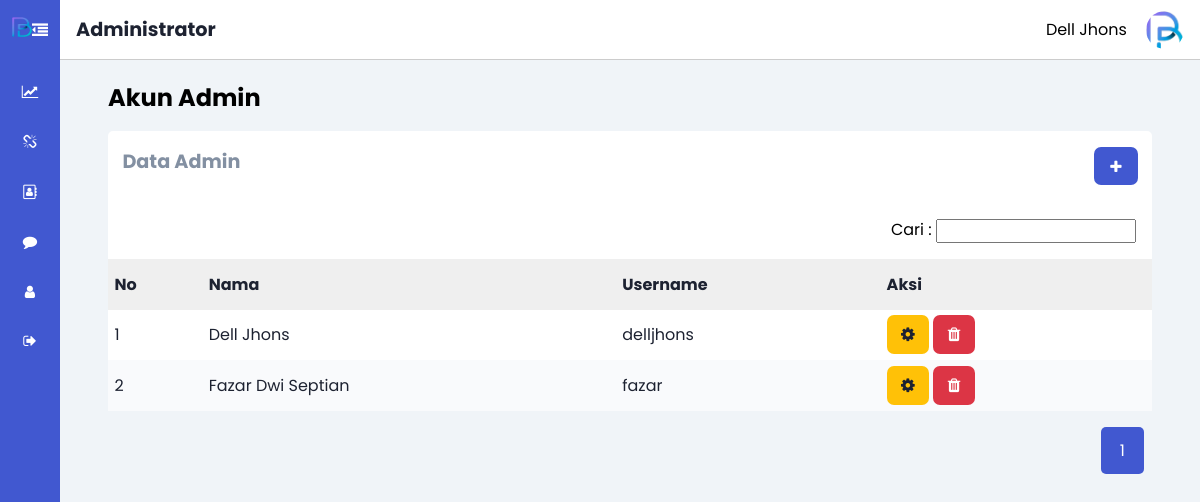
The app's page /content/admin/index.php?hal=account (signed in) with its own data.
### tables this page shows
CREATE TABLE `tbl_user_data` (
  `id_user` int(10) NOT NULL,
  `name_user` varchar(50) NOT NULL,
  `user_name` varchar(100) NOT NULL,
  `pass_user` varchar(100) NOT NULL
);

### content/admin/account/ac_read.php (the view, shortened to what this page needs)
<?php
    if (isset($_POST['search_account'])) {
        $search = $_POST['search_account'];
    }else {
        $search = "";
    }
    $data_search  = mysqli_query($conn, "SELECT * FROM tbl_user_data WHERE name_user LIKE '%$search%'");
    $data_page = 5;
    $data_all  = mysqli_num_rows($data_search);
    $a = ceil($data_all / $data_page);
    if (isset($_GET['page'])) {
        $page = $_GET['page'];
    }else{
        $page = 1;
    }
    $b = ($page * $data_page) - $data_page;
    $link = 3;
    if ($page > $link) {
        $star_number = $page - $link;
    }
    else{
        $star_number = 1;
    }
    if ($page < ($a - $link)) {
        $end_number = $page - $link;
    }
    else{
        $end_number = $a;
    }
    $data_page_hal = mysqli_query($conn, "SELECT * FROM tbl_user_data WHERE name_user LIKE '%$search%' LIMIT $b,$data_page");
?>
<h2 class="dashboard-title">Akun Admin</h2>
<div class="table-cards">
    <div class="table-card">
        <div class="name-crud">
            <h3>Data Admin</h3>
            <a href="?hal=account_create"><span class="fa fa-plus"></span></a>
        </div>
        <div class="search-table">
            <form action="?hal=category" method="post">
                <label for="search1">Cari :</label>
                <input type="search" name="search_account" id="search2" >
            </form>
        </div>
        <table>
            <thead>
                <tr>
                    <th>No</th>
                    <th>Nama</th>
                    <th>Username</th>
                    <th>Aksi</th>
                </tr>
            </thead>
            <tbody>
            <?php
            $no = 0 + $b;
            while ($data = mysqli_fetch_array($data_page_hal)) {
                $no++;
            ?>
                <tr>
                    <td><?= $no?></td>
                    <td><?= $data['name_user']?></td>
                    <td><?= $data['user_name']?></td>
                    <td>
                        <a href="?hal=account_update&id=<?= $data['id_user']?>" class="button-warning"><span class="fa fa-cog"></span></a>
                        <a href="?hal=account_delete&id=<?= $data['id_user']?>" class="button-delete"><span class="fa fa-trash"></span></a>
                    </td>
                </tr>
            <?php }?>
            </tbody>
        </table>
        <div class="pagination-admin">
            <?php for ($i=$star_number; $i <= $end_number; $i++) : ?>
                <?php if($page == $i) :?>
                <a href="?hal=account&page= <?php echo $i?>" class="active">
                    <?php echo $i?>
                </a>
                <?php else:?>
                <a href="?hal=account&page= <?php echo $i?>">
                    <?php echo $i?>
                </a>
                <?php endif;?>
            <?php endfor;?>
        </div>
    </div>
</div>

### assets/css/ad_main_style.css (style rules this page uses)
:root { --main-color: #4158d0; --color-dark: #1D2231; --text-grey: #8390A2; }
* { margin: 0; padding: 0; font-family: 'Poppins', sans-serif; text-decoration: none; list-style: none; box-sizing: border-box; }
.dashboard-title { color: var(--text-dark); margin-bottom: 1rem; }
.activity-card table, .table-card table { width: 100%; border-collapse: collapse; }
.activity-card thead, .table-card thead { background: #efefef; text-align: left; }
.activity-card tbody tr:nth-child(even), .table-card table tbody tr:nth-child(even) { background: #f9fafc; }
.table-cards { width: 100%; }
.table-card { background: #ffffff; border-radius: 5px; }
.search-table { padding: 1rem; float: right; }
.search-table form input[type=search] { width: 25vh; padding-left: 5px; }
.table-card .name-crud { display: flex; justify-content: space-between; text-align: center; padding: 1rem .9rem; height: 70px; }
.table-card .name-crud h3 { color: var(--text-grey); font-size: 1.2rem; }
.table-card th, .table-card td { padding: .8rem .4rem; font-size: 1rem; color: var(--color-dark); }
.table-card .name-crud a, a.button-view { background: var(--main-color); padding: .6rem 1rem; color: #fff; font-size: .9rem; border-radius: 7px; font-weight: 600; }
.table-card table td a.button-warning { background: #ffc107; padding: .5rem .9rem; border-radius: 7px; color: var(--color-dark); }
.table-card table td a.button-delete { background: #dc3545; padding: .5rem .9rem; border-radius: 7px; color: #fff; }
.table-card .pagination-admin { margin: 1rem .5rem; float: right; }
.table-card .pagination-admin a { display: inline-block; padding: .7rem 1.2rem; border-radius: 5px; }
.table-card .pagination-admin a.active { background: #4158d0; color: #fff; }

### records on screen
tbl_user_data: name_user "Dell Jhons", user_name "delljhons"
tbl_user_data: name_user "Fazar Dwi Septian", user_name "fazar"

### other values on screen
$_SESSION['name_user'] "Dell Jhons"
